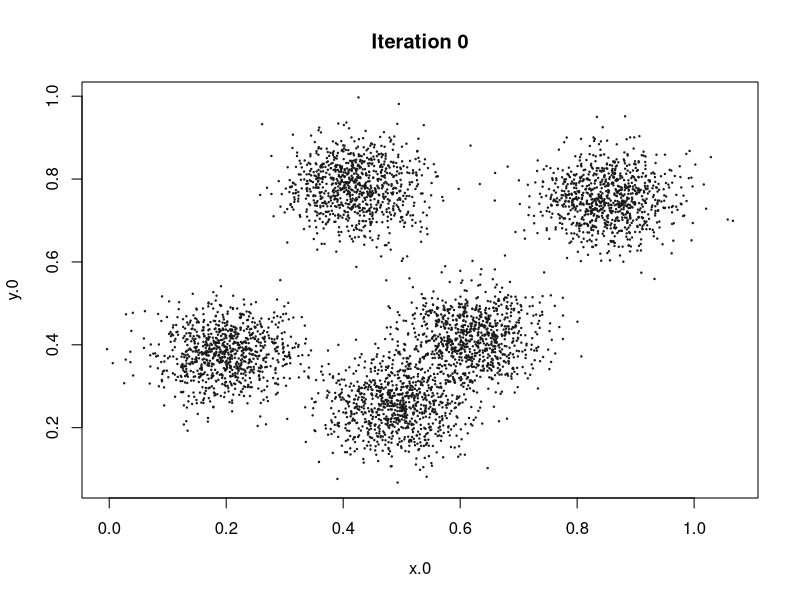
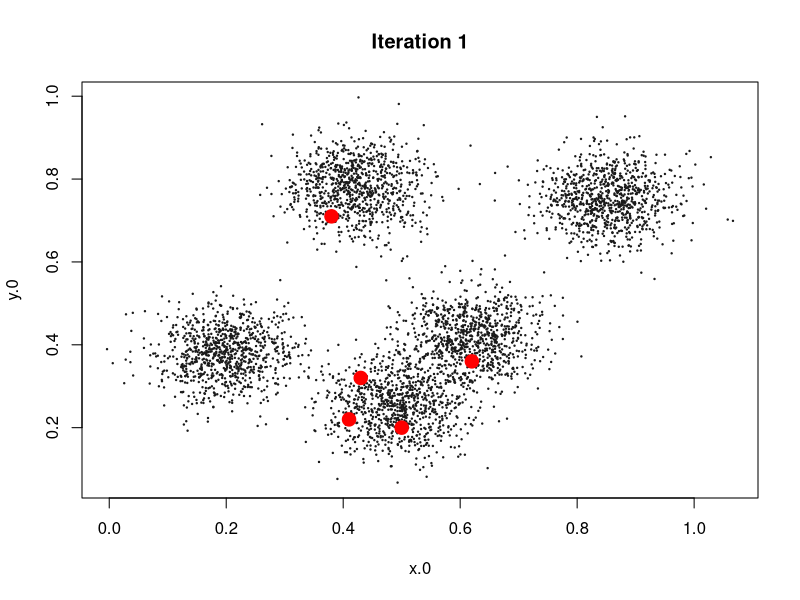
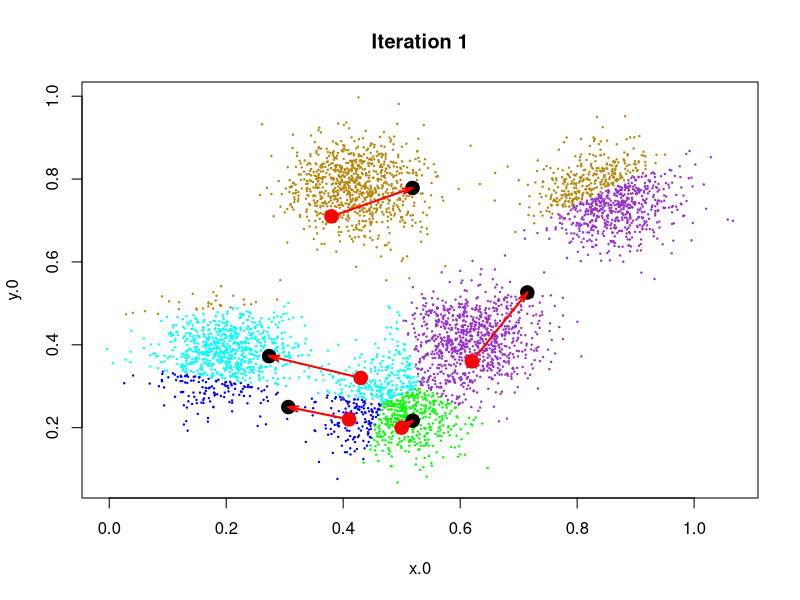
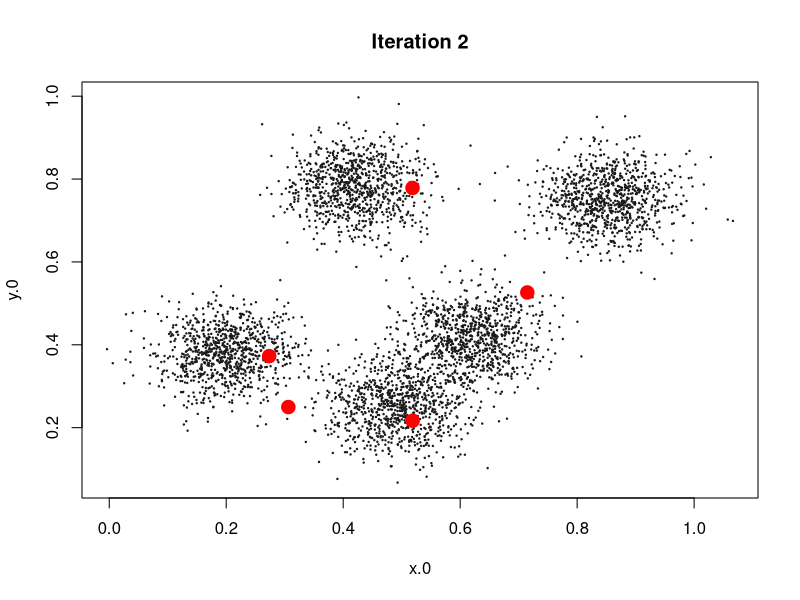
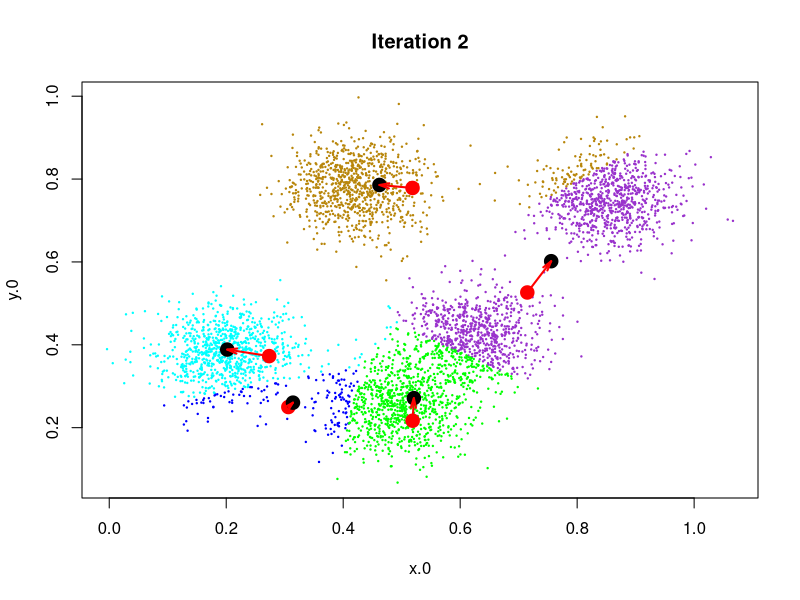
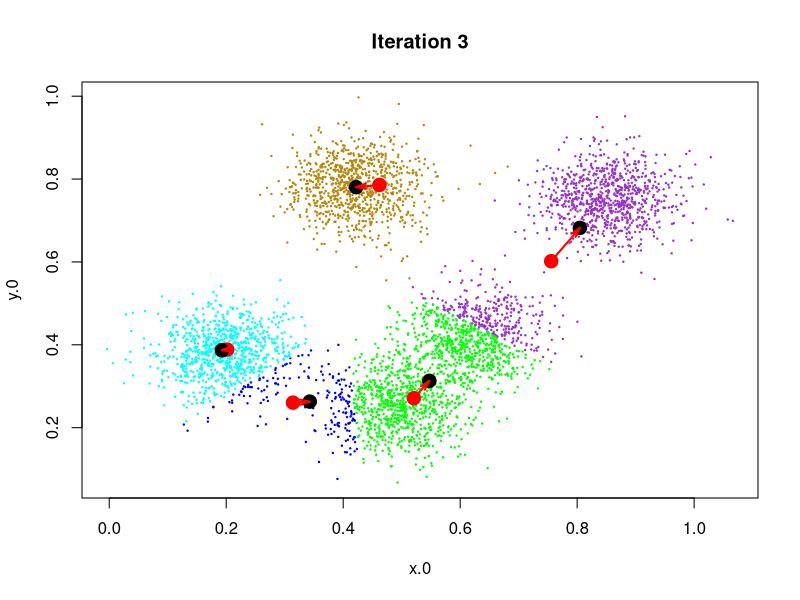
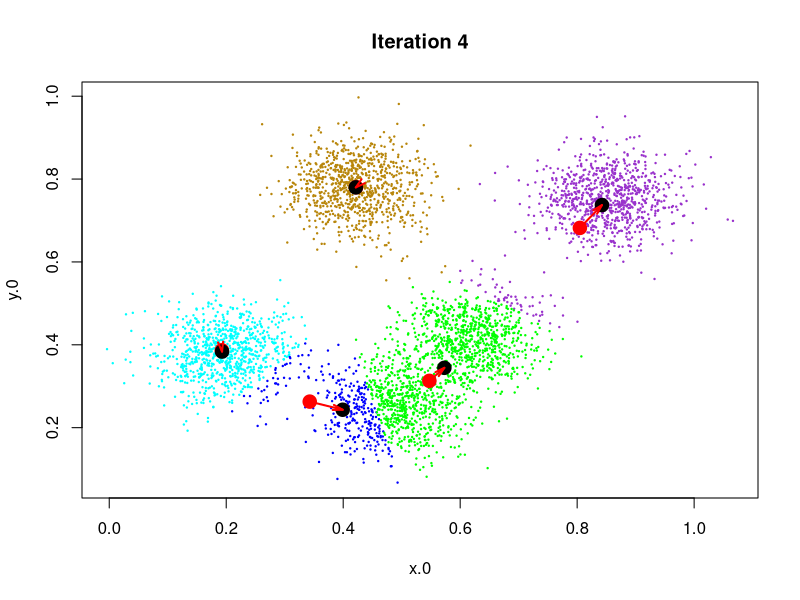
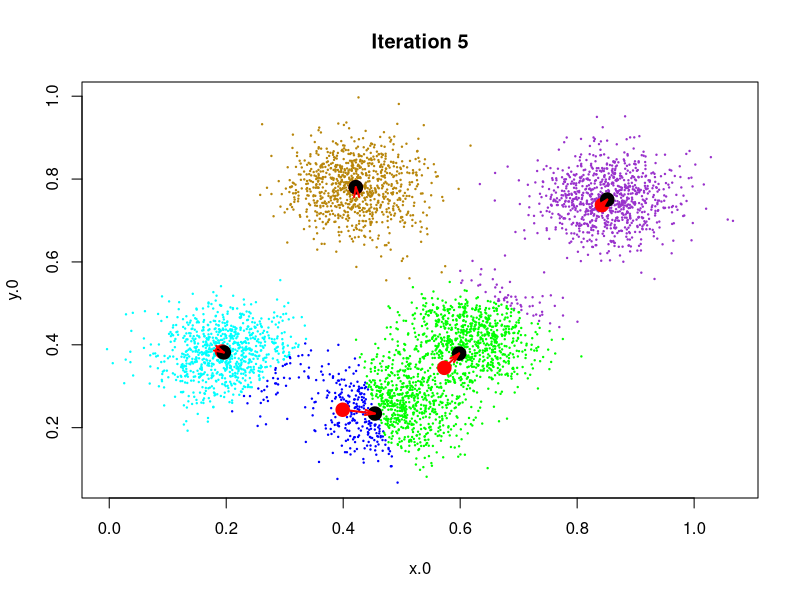

The R source for these figures, in order:
## ---- chunk 1
list.of.packages <- c("dbscan")
new.packages <- list.of.packages[!(list.of.packages %in% installed.packages()[,"Package"])]
if(length(new.packages)) install.packages(new.packages, repos="http://cran.us.r-project.org")
## ---- chunk 2

##  Шаг 1. Создаем набор данных, который предстоит кластеризовать

# Зададим зерно (начальное значение) для датчика случайных чисел
# чтобы у всех получались одинаковые картинки
set.seed(1234)

# Количество точек в каждом кластере
n.obj <- 900
# Стандартные отклонения (корень из дисперсии)
sd.1 <- 0.06

#  Генерируем кластеры

#  точки из 1-го кластера
x1 <- rnorm(n.obj, mean = 0.2, sd = sd.1)
y1 <- rnorm(n.obj, mean = 0.38, sd = sd.1)
#  точки из 2-го кластера
x2 <- rnorm(n.obj, mean = 0.49, sd = sd.1)
y2 <- rnorm(n.obj, mean = 0.25, sd = sd.1)
#  точки из 3-го кластера
x3 <- rnorm(n.obj, mean = 0.62, sd = sd.1)
y3 <- rnorm(n.obj, mean = 0.42, sd = sd.1)
#  точки из 4-го кластера
x4 <- rnorm(n.obj, mean = 0.42, sd = sd.1)
y4 <- rnorm(n.obj, mean = 0.78, sd = sd.1)
#  точки из 5-го кластера
x5 <- rnorm(n.obj, mean = 0.85, sd = sd.1)
y5 <- rnorm(n.obj, mean = 0.75, sd = sd.1)

# Объединим данные в матрицу
x.0 <- c(x1, x2, x3, x4, x5)
y.0 <- c(y1, y2, y3, y4, y5)
data.0 <- cbind(x.0, y.0)

## Шаг 2. Задаем начальные центры кластеров

# На практике центры кластеров - случайные точки. 
# Сейчас берем такие, чтобы процесс кластеризации 
# выглядел выразительно.

# Абсциссы точек
x.start <- c(0.50, 0.41, 0.43, 0.62, 0.38)
# Ординаты точек
y.start <- c(0.20, 0.22, 0.32, 0.36, 0.71)
# Объединим данные в матрицу и поместим ее в список
# для удобства работы с результатами кластеризации
clus.00 <- list()
clus.00$centers <- cbind(x.start, y.start)

## Шаг 3. Проводим кластеризацию по шагам

clus.01 <- kmeans(data.0, centers=clus.00$centers, iter.max=1, algorithm = "Lloyd")
clus.02 <- kmeans(data.0, centers=clus.01$centers, iter.max=1, algorithm = "Lloyd")
clus.03 <- kmeans(data.0, centers=clus.02$centers, iter.max=1, algorithm = "Lloyd")
clus.04 <- kmeans(data.0, centers=clus.03$centers, iter.max=1, algorithm = "Lloyd")
clus.05 <- kmeans(data.0, centers=clus.04$centers, iter.max=1, algorithm = "Lloyd")
clus.06 <- kmeans(data.0, centers=clus.05$centers, iter.max=1, algorithm = "Lloyd")
clus.07 <- kmeans(data.0, centers=clus.06$centers, iter.max=1, algorithm = "Lloyd")
clus.08 <- kmeans(data.0, centers=clus.07$centers, iter.max=1, algorithm = "Lloyd")
clus.09 <- kmeans(data.0, centers=clus.08$centers, iter.max=1, algorithm = "Lloyd")
clus.10 <- kmeans(data.0, centers=clus.09$centers, iter.max=1, algorithm = "Lloyd")
clus.11 <- kmeans(data.0, centers=clus.10$centers, iter.max=1, algorithm = "Lloyd")
clus.12 <- kmeans(data.0, centers=clus.11$centers, iter.max=1, algorithm = "Lloyd")
clus.13 <- kmeans(data.0, centers=clus.12$centers, iter.max=1, algorithm = "Lloyd")
clus.14 <- kmeans(data.0, centers=clus.13$centers, iter.max=1, algorithm = "Lloyd")
clus.15 <- kmeans(data.0, centers=clus.14$centers, iter.max=1, algorithm = "Lloyd")

# Задаем размер точек на графиках
cex.1 <- 0.2
# Задаем цвета кластеров
col.1 <- c("green", "blue", "cyan", "darkorchid", 
           "darkgoldenrod")
# Исходные данные
plot(data.0, col="grey10", pch=19, main="Iteration 0", cex=cex.1)
## ---- chunk 3
# Исходные данные
plot(data.0, col="grey10", pch=19, main="Iteration 1", cex=cex.1)
# Центры кластеров в начале итерации
points(clus.00$centers, col="red", pch=19, cex=9*cex.1)
## ---- chunk 4
# --------------------- Итерация 1 --------------------------------
# Распределяем объекты по кластерам
plot(data.0, col=col.1[clus.01$cluster], pch=19, main="Iteration 1", 
     cex=cex.1)
# Исходные центры кластеров
points(clus.00$centers, col="red", pch=19, cex=9*cex.1)
# Новые центры кластеров
points(clus.01$centers, col="black", pch=19, cex=9*cex.1)
# Стрелки - перемещение центров кластеров
arrows(clus.00$centers[,1], clus.00$centers[,2], 
       x1=clus.01$centers[,1], y1=clus.01$centers[,2], 
       col="red", lwd=2, angle=15, length=0.1)
## ---- chunk 5
# Итерация 2
plot(data.0, col="grey10", pch=19, main="Iteration 2", cex=cex.1)
points(clus.01$centers, col="red", pch=19, cex=9*cex.1)
## ---- chunk 6
# Итерация 2
# Распределяем объекты по кластерам и отображаем перемещение центров
plot(data.0, col=col.1[clus.02$cluster], pch=19, main="Iteration 2", cex=cex.1)
points(clus.01$centers, col="red", pch=19, cex=9*cex.1)
points(clus.02$centers, col="black", pch=19, cex=9*cex.1)
arrows(clus.01$centers[,1], clus.01$centers[,2], 
       x1=clus.02$centers[,1], y1=clus.02$centers[,2], 
       col="red", lwd=2, angle=15, length=0.1)
## ---- chunk 7
# Итерация 3
# Распределяем объекты по кластерам и отображаем перемещение центров
plot(data.0, col=col.1[clus.03$cluster], pch=19, main="Iteration 3", cex=cex.1)
points(clus.02$centers, col="red", pch=19, cex=9*cex.1)
points(clus.03$centers, col="black", pch=19, cex=9*cex.1)
arrows(clus.02$centers[,1], clus.02$centers[,2], 
       x1=clus.03$centers[,1], y1=clus.03$centers[,2], 
       col="red", lwd=2, angle=15, length=0.1)
## ---- chunk 8
# Итерация 4
# Распределяем объекты по кластерам и отображаем перемещение центров
plot(data.0, col=col.1[clus.04$cluster], pch=19, main="Iteration 4", cex=cex.1)
points(clus.03$centers, col="red", pch=19, cex=9*cex.1)
points(clus.04$centers, col="black", pch=19, cex=9*cex.1)
arrows(clus.03$centers[,1], clus.03$centers[,2], 
       x1=clus.04$centers[,1], y1=clus.04$centers[,2], 
       col="red", lwd=2, angle=15, length=0.1)
## ---- chunk 9
# Итерация 5
# Распределяем объекты по кластерам и отображаем перемещение центров
plot(data.0, col=col.1[clus.04$cluster], pch=19, main="Iteration 5", cex=cex.1)
points(clus.04$centers, col="red", pch=19, cex=9*cex.1)
points(clus.05$centers, col="black", pch=19, cex=9*cex.1)
arrows(clus.04$centers[,1], clus.04$centers[,2], 
       x1=clus.05$centers[,1], y1=clus.05$centers[,2], 
       col="red", lwd=2, angle=15, length=0.1)
## ---- chunk 10
plot(data.0, col=col.1[clus.06$cluster], pch=19, main="Iteration 6", cex=cex.1)
## ---- chunk 11
plot(data.0, col=col.1[clus.07$cluster], pch=19, main="Iteration 7", cex=cex.1)
## ---- chunk 12
plot(data.0, col=col.1[clus.08$cluster], pch=19, main="Iteration 8", cex=cex.1)
## ---- chunk 13
plot(data.0, col=col.1[clus.09$cluster], pch=19, main="Iteration 9", cex=cex.1)
## ---- chunk 14
plot(data.0, col=col.1[clus.10$cluster], pch=19, main="Iteration 10", cex=cex.1)
## ---- chunk 15
plot(data.0, col=col.1[clus.11$cluster], pch=19, main="Iteration 11", cex=cex.1)
## ---- chunk 16
cost_df <- data.frame()
set.seed(123)
for(k in 1:15){
  kmeans<- kmeans(x=data.0, centers=k, iter.max=100, algorithm = "Lloyd")
  cost_df<- rbind(cost_df, cbind(k, kmeans$tot.withinss))
}
names(cost_df) <- c("N.clusters", "W")
plot(cost_df, type="b")
## ---- chunk 17
#  Читаем данные примера
beverage.01 <- read.table("data/beverage.csv", 
                          header=T, sep=";")
# Вспомним имена переменных
names(beverage.01)
# Убираем ненужный 1-й столбец
beverage.01[,1] <- NULL
# Удачно угадаем, что кластеров три
summ.3 = kmeans(beverage.01, 3, nstart = 10, iter.max = 100)
# Вспомним поля списка
names(summ.3)
## ---- chunk 18
# К каким кластерам принадлежат объекты?
summ.3$cluster
## ---- chunk 19
summ.31 = kmeans(beverage.01, 3, iter.max = 100, 
                 nstart = 10)
## ---- chunk 20
summ.31$cluster
## ---- chunk 21
options(digits=2) # иначе результат неудобно читать. 
# Транспонируем вектор координат центров кластеров
t(summ.3$centers)
## ---- chunk 22
# Вернем отображение чисел как было
options(digits=7)
## ---- chunk 23
# Сумма квадратов расстояний от объектов кластера до центра кластера
summ.3$withinss
# Сумма квадратов расстояний для всех кластеров sum(summ.3$withinss)
summ.3$tot.withinss
# Полная сумма квадратов: sum(33*(apply(beverage.01, 2, sd))^2)
summ.3$totss
# Межкластерная сумма квадратов: betweenss = totss - tot.withinss
summ.3$betweenss
# Размеры кластеров
summ.3$size
## ---- chunk 24
set.seed(323)
## ---- chunk 25
# Максимальное число кластеров
n.clust <- 15
# Вектор для хранения результатов
wcss <- vector(mode="numeric", length=n.clust)
# Запускаем kmeans для k от 1 до 15
for(i in 1:n.clust){
  wcss[i] <- kmeans(beverage.01, centers=i)$tot.withinss
}
plot(1:n.clust, wcss, type="b", xlab="Number of Clusters",
     ylab="Within clusters sum of squares")
## ---- chunk 26
#  Попробуем решение с 4 кластерами и сравним результаты
summ.4 = kmeans(beverage.01, 4, iter.max = 100)
summ.3$size
summ.4$size
#  Для сравнения использовать команду
table(summ.3$cluster, summ.4$cluster)
## ---- chunk 27
dist.beverage <- dist(beverage.01)
clust.beverage <- hclust(dist.beverage, "ward.D")
groups <- cutree(clust.beverage, k=3)
table(summ.3$cluster, groups)
## ---- chunk 28
# Используем матрицу попарных расстояний
beverage.mds <- cmdscale(dist.beverage)
# и результаты k-means кластеризации
plot(beverage.mds, col=summ.3$cluster, xlab="Index", ylab="Y")
## ---- chunk 29
## Шаг 1. Чтение данных
setwd("data")
data.01 <- read.table("Protein Consumption in Europe.csv", header=T, 
                       sep=";", dec = ",", row.names = 1)
# Проверим структуру таблицы: не получились ли строки вместо цифр?
str(data.01)
## ---- chunk 30
## Шаг 3. Стандартизация переменных.
# к среднему 0 и ст. отклонению 1
data.02 <- scale(data.01, center = TRUE, scale = TRUE)
## ---- chunk 31
## Шаг 4. Выбираем число кластеров k

# Максимальное число кластеров
n.clust <- 15
# Вектор для хранения результатов
wcss <- vector(length=n.clust)
for(i in 2:n.clust){
  wcss[i] <- kmeans(data.02, centers=i)$tot.withinss
}
plot(1:n.clust, wcss, type="b", xlab="Number of Clusters",
     ylab="Within clusters sum of squares")
## ---- chunk 32
# Проводим кластерный анализ с выбранным k
clust = kmeans(data.02, 5, iter.max = 100, nstart = 10)
## ---- chunk 33
options(digits=2)
## ---- chunk 34
t(clust$centers)
## ---- chunk 35
row.names(data.01[clust$cluster==1,])
colMeans(data.01[clust$cluster==1,])
row.names(data.01[clust$cluster==2,])
colMeans(data.01[clust$cluster==2,])
row.names(data.01[clust$cluster==3,])
colMeans(data.01[clust$cluster==3,])
## ---- chunk 36
row.names(data.01[clust$cluster==4,])
colMeans(data.01[clust$cluster==4,])
row.names(data.01[clust$cluster==5,])
colMeans(data.01[clust$cluster==5,])
## ---- chunk 37
data.dist <- dist(data.02)
mds <- cmdscale(data.dist)
plot(mds, col = clust$cluster, xlab = "Index", ylab = "Y")
# Рисуем метки-названия стран
text(mds, labels = rownames(data.02), pos = 1, cex = .7)
## ---- chunk 38
data <- read.csv('data/test_clust.csv')
plot(data)
## ---- chunk 39
cl <- kmeans(data, 3, nstart = 50)
plot(data, col = cl$cluster)
## ---- chunk 40
cl.1 <- dbscan::dbscan(data, eps = 15, minPts = 3)
plot(data, col = cl.1$cluster+1)
## ---- chunk 41
suppressWarnings(library(dbscan))

data(iris)
iris <- as.matrix(iris[,1:4])

kNNdistplot(iris, k=4)
## ---- chunk 42
cl <- dbscan(iris, eps = .5, minPts = 4)
pairs(iris, col = cl$cluster+1L)
